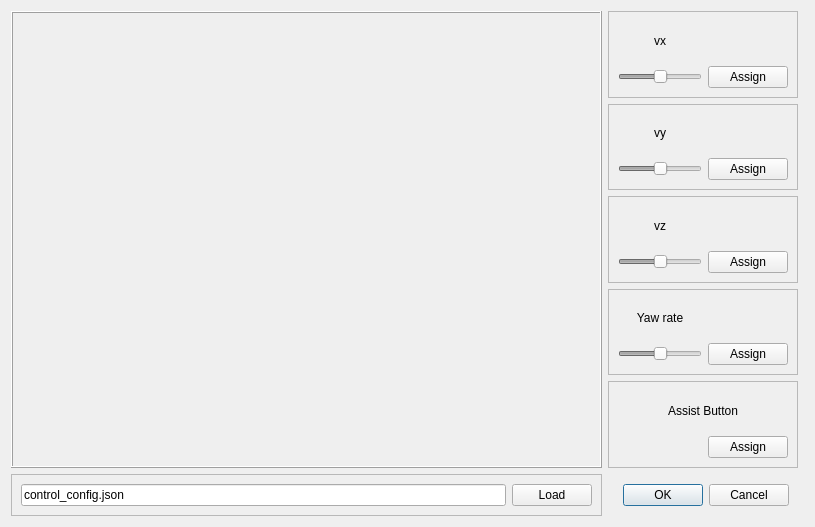
<?xml version="1.0" encoding="UTF-8"?>
<ui version="4.0">
 <class>Dialog</class>
 <widget class="QDialog" name="Dialog">
  <property name="geometry">
   <rect>
    <x>0</x>
    <y>0</y>
    <width>815</width>
    <height>527</height>
   </rect>
  </property>
  <property name="windowTitle">
   <string>Dialog</string>
  </property>
  <layout class="QGridLayout" name="gridLayout_6">
   <item row="2" column="3">
    <widget class="QFrame" name="frame_4">
     <property name="sizePolicy">
      <sizepolicy hsizetype="Minimum" vsizetype="Preferred">
       <horstretch>0</horstretch>
       <verstretch>0</verstretch>
      </sizepolicy>
     </property>
     <property name="frameShape">
      <enum>QFrame::StyledPanel</enum>
     </property>
     <property name="frameShadow">
      <enum>QFrame::Raised</enum>
     </property>
     <layout class="QGridLayout" name="gridLayout_4">
      <item row="0" column="0">
       <widget class="QLabel" name="upDownLabel">
        <property name="text">
         <string>vz</string>
        </property>
        <property name="alignment">
         <set>Qt::AlignCenter</set>
        </property>
       </widget>
      </item>
      <item row="1" column="0">
       <widget class="QSlider" name="upDownSlider">
        <property name="enabled">
         <bool>false</bool>
        </property>
        <property name="minimum">
         <number>-100</number>
        </property>
        <property name="maximum">
         <number>100</number>
        </property>
        <property name="value">
         <number>0</number>
        </property>
        <property name="orientation">
         <enum>Qt::Horizontal</enum>
        </property>
       </widget>
      </item>
      <item row="1" column="1">
       <widget class="QPushButton" name="assignVzButton">
        <property name="text">
         <string>Assign</string>
        </property>
       </widget>
      </item>
     </layout>
    </widget>
   </item>
   <item row="5" column="3" colspan="2">
    <widget class="QDialogButtonBox" name="buttonBox">
     <property name="sizePolicy">
      <sizepolicy hsizetype="Minimum" vsizetype="Fixed">
       <horstretch>0</horstretch>
       <verstretch>0</verstretch>
      </sizepolicy>
     </property>
     <property name="orientation">
      <enum>Qt::Horizontal</enum>
     </property>
     <property name="standardButtons">
      <set>QDialogButtonBox::Cancel|QDialogButtonBox::Ok</set>
     </property>
     <property name="centerButtons">
      <bool>true</bool>
     </property>
    </widget>
   </item>
   <item row="5" column="1">
    <widget class="QFrame" name="frame_6">
     <property name="frameShape">
      <enum>QFrame::StyledPanel</enum>
     </property>
     <property name="frameShadow">
      <enum>QFrame::Raised</enum>
     </property>
     <layout class="QHBoxLayout" name="horizontalLayout">
      <item>
       <widget class="QLineEdit" name="controlConfigFileNameLineEdit">
        <property name="inputMask">
         <string/>
        </property>
        <property name="text">
         <string>control_config.json</string>
        </property>
       </widget>
      </item>
      <item>
       <widget class="QPushButton" name="loadControlConfigButton">
        <property name="text">
         <string>Load</string>
        </property>
       </widget>
      </item>
     </layout>
    </widget>
   </item>
   <item row="3" column="3">
    <widget class="QFrame" name="frame_3">
     <property name="sizePolicy">
      <sizepolicy hsizetype="Minimum" vsizetype="Preferred">
       <horstretch>0</horstretch>
       <verstretch>0</verstretch>
      </sizepolicy>
     </property>
     <property name="frameShape">
      <enum>QFrame::StyledPanel</enum>
     </property>
     <property name="frameShadow">
      <enum>QFrame::Raised</enum>
     </property>
     <layout class="QGridLayout" name="gridLayout_3">
      <item row="1" column="1">
       <widget class="QPushButton" name="assignYawButton">
        <property name="text">
         <string>Assign</string>
        </property>
       </widget>
      </item>
      <item row="1" column="0">
       <widget class="QSlider" name="yawSlider">
        <property name="enabled">
         <bool>false</bool>
        </property>
        <property name="autoFillBackground">
         <bool>false</bool>
        </property>
        <property name="minimum">
         <number>-100</number>
        </property>
        <property name="maximum">
         <number>100</number>
        </property>
        <property name="value">
         <number>0</number>
        </property>
        <property name="sliderPosition">
         <number>0</number>
        </property>
        <property name="tracking">
         <bool>true</bool>
        </property>
        <property name="orientation">
         <enum>Qt::Horizontal</enum>
        </property>
        <property name="invertedAppearance">
         <bool>false</bool>
        </property>
       </widget>
      </item>
      <item row="0" column="0">
       <widget class="QLabel" name="yawLabel">
        <property name="text">
         <string>Yaw rate</string>
        </property>
        <property name="alignment">
         <set>Qt::AlignCenter</set>
        </property>
       </widget>
      </item>
     </layout>
    </widget>
   </item>
   <item row="1" column="3">
    <widget class="QFrame" name="frame">
     <property name="sizePolicy">
      <sizepolicy hsizetype="Minimum" vsizetype="Preferred">
       <horstretch>0</horstretch>
       <verstretch>0</verstretch>
      </sizepolicy>
     </property>
     <property name="frameShape">
      <enum>QFrame::StyledPanel</enum>
     </property>
     <property name="frameShadow">
      <enum>QFrame::Raised</enum>
     </property>
     <layout class="QGridLayout" name="gridLayout">
      <item row="0" column="0">
       <widget class="QLabel" name="rollLabel">
        <property name="text">
         <string>vy</string>
        </property>
        <property name="alignment">
         <set>Qt::AlignCenter</set>
        </property>
       </widget>
      </item>
      <item row="1" column="0">
       <widget class="QSlider" name="rollSlider">
        <property name="enabled">
         <bool>false</bool>
        </property>
        <property name="minimum">
         <number>-100</number>
        </property>
        <property name="maximum">
         <number>100</number>
        </property>
        <property name="value">
         <number>0</number>
        </property>
        <property name="sliderPosition">
         <number>0</number>
        </property>
        <property name="tracking">
         <bool>true</bool>
        </property>
        <property name="orientation">
         <enum>Qt::Horizontal</enum>
        </property>
        <property name="invertedControls">
         <bool>false</bool>
        </property>
       </widget>
      </item>
      <item row="1" column="1">
       <widget class="QPushButton" name="assignRollButton">
        <property name="text">
         <string>Assign</string>
        </property>
       </widget>
      </item>
     </layout>
    </widget>
   </item>
   <item row="0" column="3">
    <widget class="QFrame" name="frame_2">
     <property name="sizePolicy">
      <sizepolicy hsizetype="Minimum" vsizetype="Preferred">
       <horstretch>0</horstretch>
       <verstretch>0</verstretch>
      </sizepolicy>
     </property>
     <property name="frameShape">
      <enum>QFrame::StyledPanel</enum>
     </property>
     <property name="frameShadow">
      <enum>QFrame::Raised</enum>
     </property>
     <layout class="QGridLayout" name="gridLayout_2">
      <item row="0" column="0">
       <widget class="QLabel" name="label_3">
        <property name="text">
         <string>vx</string>
        </property>
        <property name="alignment">
         <set>Qt::AlignCenter</set>
        </property>
       </widget>
      </item>
      <item row="1" column="0">
       <widget class="QSlider" name="pitchSlider">
        <property name="enabled">
         <bool>false</bool>
        </property>
        <property name="minimum">
         <number>-100</number>
        </property>
        <property name="maximum">
         <number>100</number>
        </property>
        <property name="value">
         <number>0</number>
        </property>
        <property name="sliderPosition">
         <number>0</number>
        </property>
        <property name="orientation">
         <enum>Qt::Horizontal</enum>
        </property>
       </widget>
      </item>
      <item row="1" column="1">
       <widget class="QPushButton" name="assignPitchButton">
        <property name="text">
         <string>Assign</string>
        </property>
       </widget>
      </item>
     </layout>
    </widget>
   </item>
   <item row="4" column="3">
    <widget class="QFrame" name="frame_5">
     <property name="sizePolicy">
      <sizepolicy hsizetype="Minimum" vsizetype="Preferred">
       <horstretch>0</horstretch>
       <verstretch>0</verstretch>
      </sizepolicy>
     </property>
     <property name="frameShape">
      <enum>QFrame::StyledPanel</enum>
     </property>
     <property name="frameShadow">
      <enum>QFrame::Raised</enum>
     </property>
     <layout class="QGridLayout" name="gridLayout_5">
      <item row="1" column="0">
       <widget class="QLed" name="assistButtonLed">
        <property name="sizePolicy">
         <sizepolicy hsizetype="Minimum" vsizetype="Preferred">
          <horstretch>1</horstretch>
          <verstretch>0</verstretch>
         </sizepolicy>
        </property>
       </widget>
      </item>
      <item row="1" column="2">
       <widget class="QPushButton" name="assignAssistButton">
        <property name="sizePolicy">
         <sizepolicy hsizetype="Minimum" vsizetype="Fixed">
          <horstretch>0</horstretch>
          <verstretch>0</verstretch>
         </sizepolicy>
        </property>
        <property name="text">
         <string>Assign</string>
        </property>
       </widget>
      </item>
      <item row="0" column="0" colspan="3">
       <widget class="QLabel" name="assistButtonLabel">
        <property name="text">
         <string>Assist Button</string>
        </property>
        <property name="alignment">
         <set>Qt::AlignCenter</set>
        </property>
       </widget>
      </item>
      <item row="1" column="1">
       <spacer name="horizontalSpacer_3">
        <property name="orientation">
         <enum>Qt::Horizontal</enum>
        </property>
        <property name="sizeHint" stdset="0">
         <size>
          <width>40</width>
          <height>20</height>
         </size>
        </property>
       </spacer>
      </item>
     </layout>
    </widget>
   </item>
   <item row="0" column="1" rowspan="5">
    <widget class="QLabel" name="crazyflieCoordImage">
     <property name="sizePolicy">
      <sizepolicy hsizetype="Preferred" vsizetype="Preferred">
       <horstretch>1</horstretch>
       <verstretch>0</verstretch>
      </sizepolicy>
     </property>
     <property name="frameShape">
      <enum>QFrame::Box</enum>
     </property>
     <property name="frameShadow">
      <enum>QFrame::Raised</enum>
     </property>
     <property name="text">
      <string/>
     </property>
     <property name="scaledContents">
      <bool>true</bool>
     </property>
    </widget>
   </item>
  </layout>
 </widget>
 <customwidgets>
  <customwidget>
   <class>QLed</class>
   <extends>QLabel</extends>
   <header>QLed.h</header>
  </customwidget>
 </customwidgets>
 <resources/>
 <connections>
  <connection>
   <sender>buttonBox</sender>
   <signal>accepted()</signal>
   <receiver>Dialog</receiver>
   <slot>accept()</slot>
   <hints>
    <hint type="sourcelabel">
     <x>248</x>
     <y>254</y>
    </hint>
    <hint type="destinationlabel">
     <x>157</x>
     <y>274</y>
    </hint>
   </hints>
  </connection>
  <connection>
   <sender>buttonBox</sender>
   <signal>rejected()</signal>
   <receiver>Dialog</receiver>
   <slot>reject()</slot>
   <hints>
    <hint type="sourcelabel">
     <x>316</x>
     <y>260</y>
    </hint>
    <hint type="destinationlabel">
     <x>286</x>
     <y>274</y>
    </hint>
   </hints>
  </connection>
 </connections>
</ui>
